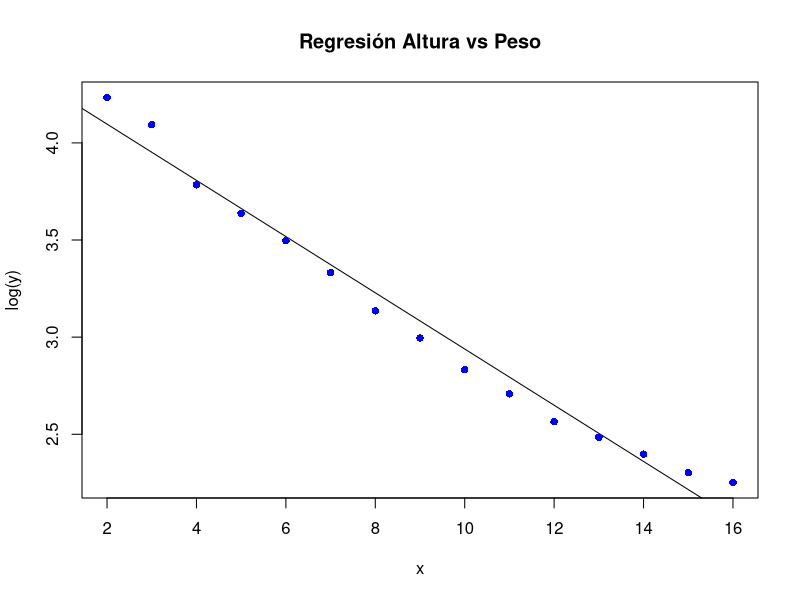

The R script that drew this image:
# Crea las variables responsables
x=2:16
y=c(69, 60, 44, 38, 33, 28, 23, 20, 17, 15, 13, 12, 11, 10, 9.5)

# Crea el predictor
relation <- lm(log(y)~x)
relation

# Dibuja las gráficas
plot(x,
     log(y),
     col = "blue",
     main = "Regresión Altura vs Peso",
     abline(lm(log(y)~x)),
     pch = 16)